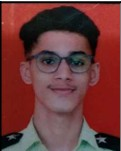
#> input picture student_faces/01.jpg, 121 x 151 px
$ python -i liveness_detector.py   (imports and definitions only)   (older library calls are emulated)
#> lines starting #> are read from the running program, lines starting #| are printed output that depends on the picture
#> further down, picture is the input picture: shape (151, 121, 3); mean B, G, R 57, 57.2, 109
"""
Liveness detection service for anti-spoofing.
Detects blinks, smiles, and head movements to verify a real person is present.
Uses facial landmarks to analyze face dynamics.
"""
import numpy as np
import cv2
from typing import Dict, List, Tuple, Optional
from dataclasses import dataclass
from enum import Enum
import logging

logger = logging.getLogger("LivenessDetection")

class LivenessChallenge(Enum):
    BLINK = "blink"
    SMILE = "smile"
    TURN_HEAD_LEFT = "turn_head_left"
    TURN_HEAD_RIGHT = "turn_head_right"
    NONE = "none"

@dataclass
class LivenessResult:
    is_live: bool
    confidence: float
    challenge_completed: Optional[LivenessChallenge]
    details: Dict

class LivenessDetector:
    """
    Liveness detection using facial landmarks and motion analysis.
    """

    def __init__(self):
        # Thresholds for various detection
        self.EYE_AR_THRESH = 0.25  # Eye aspect ratio threshold for blink
        self.EYE_AR_CONSEC_FRAMES = 2  # Frames to confirm blink
        self.SMILE_THRESH = 0.45  # Mouth aspect ratio for smile
        self.HEAD_TURN_THRESH = 15  # Degrees for head turn detection

        # State tracking for multi-frame analysis
        self.eye_counter = 0
        self.blink_count = 0
        self.frame_history = []
        self.max_history = 30  # Keep last 30 frames

    # [241 lines left out: functions calculate_eye_aspect_ratio, calculate_mouth_aspect_ratio, detect_blink, detect_smile, detect_head_pose, verify_liveness_challenge, not called in this run]

    def quick_liveness_check(self, image: np.ndarray) -> LivenessResult:
        """
        Quick single-image liveness check.
        Analyzes image for signs of liveness (not a photo).

        Args:
            image: Input image (BGR format)

        Returns:
            LivenessResult
        """
        try:
            # Check for blur (photos are often sharper than screens)
            gray = cv2.cvtColor(image, cv2.COLOR_BGR2GRAY) if len(image.shape) == 3 else image
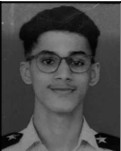
#> gray: shape (151, 121); min 0, max 255, mean 72.7
            laplacian_var = cv2.Laplacian(gray, cv2.CV_64F).var()
#> laplacian_var = 1593.7

            # Check for moiré patterns (screen artifacts)
            # Use FFT to detect periodic patterns
            f = np.fft.fft2(gray)
            fshift = np.fft.fftshift(f)
            magnitude_spectrum = 20 * np.log(np.abs(fshift) + 1)
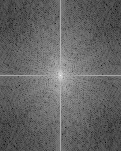
#> magnitude_spectrum: shape (151, 121) float64; min 17.83, max 282, mean 122; drawn with min black and max white

            # High frequency content indicates real face vs screen
            rows, cols = gray.shape
#> rows = 151; cols = 121
            crow, ccol = rows // 2, cols // 2
#> crow = 75; ccol = 60
            high_freq = magnitude_spectrum[crow-10:crow+10, ccol-10:ccol+10]
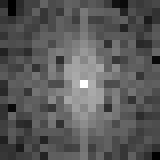
#> high_freq: shape (20, 20) float64 (shown 8 times larger); min 135.4, max 282, mean 187; drawn with min black and max white
            high_freq_score = np.mean(high_freq)
#> high_freq_score = 187

            # Combine scores
            is_live = laplacian_var > 50 and high_freq_score > 100
#> is_live = True
            confidence = min(0.9, (laplacian_var / 200) * 0.5 + (high_freq_score / 200) * 0.5)
#> confidence = 0.9

            return LivenessResult(
                is_live=is_live,
                confidence=confidence,
                challenge_completed=LivenessChallenge.NONE,
                details={
                    "sharpness": float(laplacian_var),
                    "frequency_score": float(high_freq_score),
                    "method": "single_image_analysis"
                }
            )

        except Exception as e:
            logger.error(f"Error in quick liveness check: {e}")
            return LivenessResult(
                is_live=False,
                confidence=0.0,
                challenge_completed=None,
                details={"error": str(e)}
            )

# Global instance
liveness_detector = LivenessDetector()

>>> import cv2
>>> picture = cv2.imread('../../student_faces/01.jpg')
>>> result = LivenessDetector().quick_liveness_check(picture)

$ run again, on student_faces/02.jpg
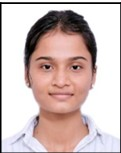
#> input picture student_faces/02.jpg, 121 x 153 px
#> picture is the input picture: shape (153, 121, 3); mean B, G, R 184.7, 187.4, 206.6
#> in quick_liveness_check, `gray = cv2.cvtColor(image, cv2.COLOR_BGR2GRAY) if len(image.shape) == ..`:
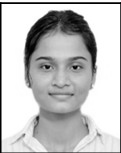
#> gray: shape (153, 121); min 0, max 255, mean 192.8
#> laplacian_var = 4320.5
#> in quick_liveness_check, `high_freq = magnitude_spectrum[crow-10:crow+10, ccol-10:ccol+10]`:
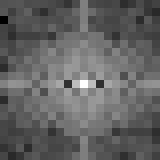
#> high_freq: shape (20, 20) float64 (shown 8 times larger); min 137.8, max 301.8, mean 201.3; drawn with min black and max white
#> high_freq_score = 201.3
#> is_live = True
#> confidence = 0.9

$ run again, on student_faces/03.jpg
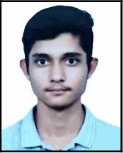
#> input picture student_faces/03.jpg, 123 x 153 px
#> picture is the input picture: shape (153, 123, 3); mean B, G, R 184.8, 176.5, 167.9
#> in quick_liveness_check, `gray = cv2.cvtColor(image, cv2.COLOR_BGR2GRAY) if len(image.shape) == ..`:
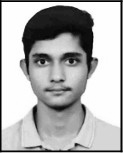
#> gray: shape (153, 123); min 0, max 255, mean 174.8
#> laplacian_var = 5146
#> in quick_liveness_check, `high_freq = magnitude_spectrum[crow-10:crow+10, ccol-10:ccol+10]`:
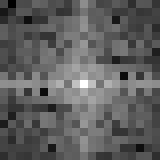
#> high_freq: shape (20, 20) float64 (shown 8 times larger); min 145.9, max 300.1, mean 203.3; drawn with min black and max white
#> high_freq_score = 203.3
#> is_live = True
#> confidence = 0.9

$ run again, on student_faces/04.jpg
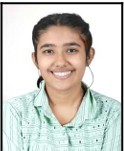
#> input picture student_faces/04.jpg, 124 x 151 px
#> picture is the input picture: shape (151, 124, 3); mean B, G, R 196.2, 202.7, 203
#> in quick_liveness_check, `gray = cv2.cvtColor(image, cv2.COLOR_BGR2GRAY) if len(image.shape) == ..`:
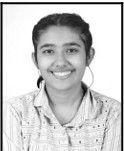
#> gray: shape (151, 124); min 0, max 255, mean 202.1
#> laplacian_var = 5251.1
#> in quick_liveness_check, `high_freq = magnitude_spectrum[crow-10:crow+10, ccol-10:ccol+10]`:
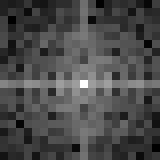
#> high_freq: shape (20, 20) float64 (shown 8 times larger); min 158, max 302.9, mean 200.2; drawn with min black and max white
#> high_freq_score = 200.2
#> is_live = True
#> confidence = 0.9
